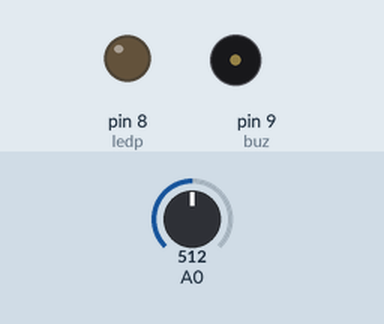
Bench run of a sketch on a simulated Arduino Uno, built with avr-gcc and run on an emulated ATmega328P. On the bench: output pins drawn as LEDs (lit = HIGH), buzzer (waves = sounding, pin HIGH). Dashed ring = blinking. Inputs (shaded band) come from the test bench; at power-on: A0 = 512.

Above: at 1.2 s.
1.3 s: A0 set to 1015
2.8 s: A0 set to 1023
At 2.96 s:
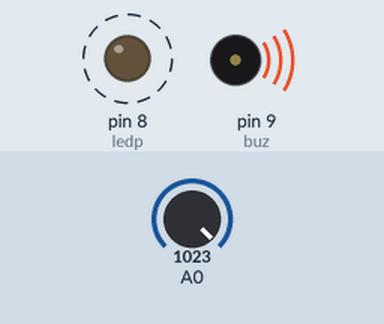
Timing chart, 0 to 11.8 s (numbered marks = the images above; inputs shaded):
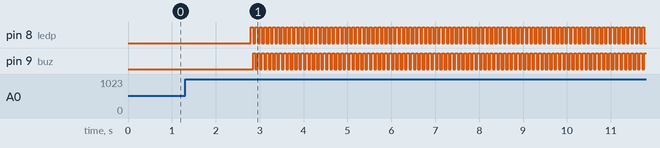

The sketch:

led.ino
```cpp
int ledp=8;
int buz=9;
int val=0;
int timesRepeat=0;
void setup()
{

  pinMode(ledp,OUTPUT);
  pinMode(buz,OUTPUT);

}
void loop()
{

val = analogRead(A0);
if(timesRepeat!=0){

    timesRepeat--;
  digitalWrite(ledp,HIGH);
  delay(50);
  digitalWrite(ledp,LOW);
digitalWrite(buz,HIGH);
delay(50);
digitalWrite(buz,LOW);


  }else{
    if(val==0){
//    digitalWrite(ledp,LOW);
//     digitalWrite(buz,LOW);
    }else if (val==1023){
      timesRepeat=20;
      }
    }

}
```

Measured:
- the behaviour switches between 1022 and 1023 on A0 (found by bisection; images 0 and 1)
- after the input at 1.3 s, every drawn part: stays the same
- after the input at 2.8 s, pin 8 (ledp): alternates HIGH for 0.05 s and LOW for 0.05 s, starting at once; pin 9 (buz): alternates HIGH for 0.05 s and LOW for 0.05 s, starting after 0.05 s
